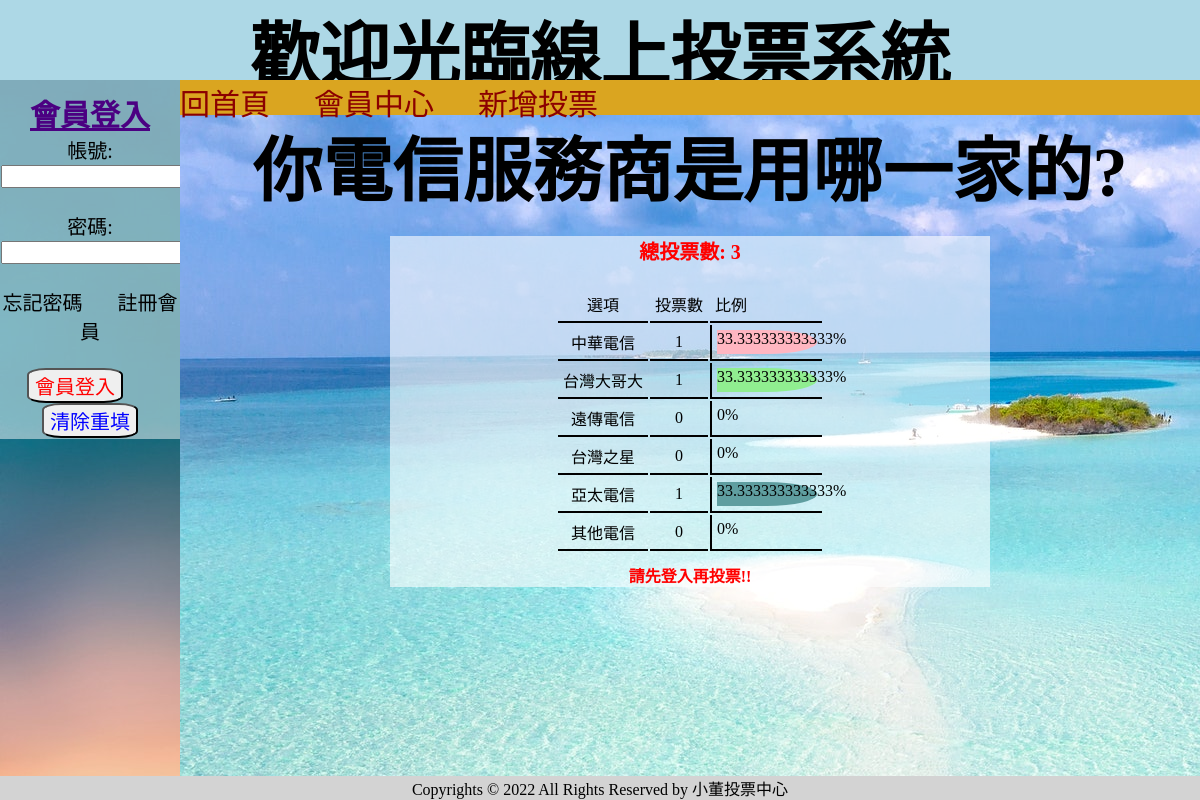
The app's page /?do=voteresult&id=1 with its own data.
### tables this page shows
CREATE TABLE `votes` (
  `id` int(11) UNSIGNED NOT NULL,
  `votename` varchar(30) NOT NULL COMMENT '投票項目名稱',
  `categoryid` int(30) NOT NULL COMMENT '類別ID',
  `multiples` tinyint(1) NOT NULL DEFAULT 0 COMMENT '複選',
  `start` datetime NOT NULL DEFAULT current_timestamp() COMMENT '開始日期',
  `end` datetime NOT NULL COMMENT '截止日期',
  `total` int(32) NOT NULL COMMENT '投票總人數',
  `show` tinyint(1) NOT NULL DEFAULT 1 COMMENT '顯示開啟或關閉',
  `creatid` int(11) NOT NULL COMMENT '建立投票會員ID'
);

CREATE TABLE `options` (
  `id` int(11) UNSIGNED NOT NULL,
  `options` varchar(30) NOT NULL COMMENT '選項',
  `voteid` int(30) NOT NULL COMMENT '對應投票項目ID值',
  `total` int(50) NOT NULL COMMENT '該選項點擊數'
);

### other/functionall.php (called while the page is built, shortened)
<?php
function pdo(){
    $dsn="mysql:host=localhost;charset=utf8;dbname=votesystem";
    return new PDO($dsn,'root','');
}
function all($table,...$arg){
    $pdo=pdo();
    $sql="SELECT * FROM $table ";
    switch(count($arg)){
        case 1:
            if(is_array($arg[0])){
                foreach($arg[0] as $key => $value){
                    $tmp[]="`$key`='$value'";
                }
                $sql.=" WHERE ". implode(" AND " ,$tmp);
            }else{
                $sql.=$arg[0];
            }
        break;
        }
        return $pdo->query($sql)->fetchAll(PDO::FETCH_ASSOC);
    }
function find($table,$arg){
    $pdo=pdo();
    $sql="SELECT * FROM $table WHERE ";
        if(is_array($arg)){
            foreach($arg as $key => $value){
                $tmp[]="`$key`='$value'";
            }
            $sql.=implode(" , " ,$tmp);
        }else{
            $sql.=" `id`='$arg'";
        }
        return $pdo->query($sql)->fetch(PDO::FETCH_ASSOC);
    }
?>

### back/voteresult.php (the view, shortened to what this page needs)
<?php
$color = ['lightblue','lightgreen','lightgray','cadetblue','lightpink','lightyellow','aquamarine','burlywood','darkturquoise','gold','khaki','orange'];
?>
<?php
$subject=find("votes",$_GET['id']);
$now = date('Y-m-d H-i-s');
$options=all("options",['voteid'=>$_GET['id']]);
?>
<h1 class="text-center"><?=$subject['votename'];?></h1>
<div style="width:600px;margin:auto;background:rgb(255,255,255,0.6);text-align:center">
    <div style="margin: 20px auto;color:red;font-size:20px;font-weight:bold;">總投票數: <?=$subject['total'];?></div>
    <table>
        <tr>
            <td>選項</td>
            <td>投票數</td>
            <td style="text-align:left;">比例</td>
        </tr>
        <?php
        foreach($options as $option){
            $total=($subject['total']==0)?1:$subject['total'];
            $rate=$option['total']/$total;
        ?>
        <tr>
            <td><?=$option['options'];?></td>
            <td><?=$option['total'];?></td>
            <td class="per">
                <div style="display:inline-block;height:24px;background-color:<?=$color[rand(0,11)]?>;width:<?=300*$rate;?>px;margin-left:0px; z-index:-1;" class="bar"><span style = "z-index:99" class="bar"><?=($rate*100) . "%";?></span></div>
            </td>
        </tr>
        <?php
        }
        ?>
    </table>
<?php
    if(!isset($_SESSION['name'])){
        echo "<p style='color:red;font-weight:bold;'>請先登入再投票!!</p>";
    }else if($subject['end'] <= $now){
        echo "<p style='color:red;font-weight:bold;'>投票時間已結束!!</p>";
    }else{
?>
    <button class="btn2" onclick="location.href='?do=vote&id=<?=$_GET['id'];?>'">我要投票</button>
<?php
}
?>
</div>

### style/style.css (style rules this page uses)
* { box-sizing: border-box; margin: 0; }
body { display: flex; flex-wrap: wrap; justify-content: center; align-content: center; width: 100vw; height: 100vh; margin: auto; background-color: aquamarine; }

### back/voteresult.php (style rules this page uses)
table { background-color: rgb(red, green, blue,0.1); text-align: center; margin: 10px auto; }
td { padding: 5px; border-bottom: 2px solid black; }
.bar { border-radius: 0 50% 50% 0; }
.per { text-align:left; border-left:2px solid black; }

### records on screen
votes: votename "你電信服務商是用哪一家的?", total "3"
options: options "中華電信", total "1", $rate*100 "33.333333333333"
options: options "台灣大哥大", total "1", $rate*100 "33.333333333333"
options: options "遠傳電信", total "0", $rate*100 "0"
options: options "台灣之星", total "0", $rate*100 "0"
options: options "亞太電信", total "1", $rate*100 "33.333333333333"
options: options "其他電信", total "0", $rate*100 "0"
